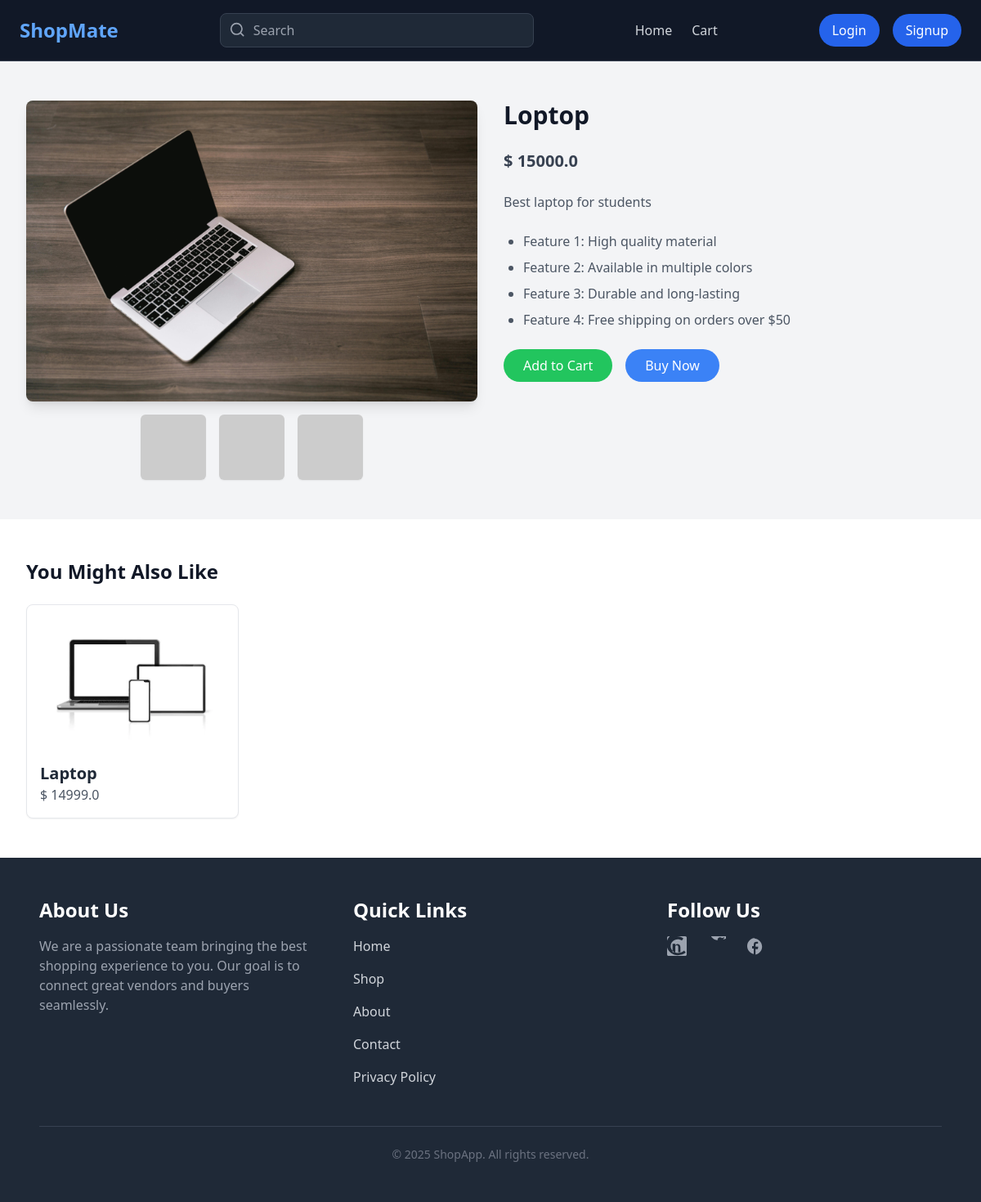
The app's page /product_detail/1, older data.
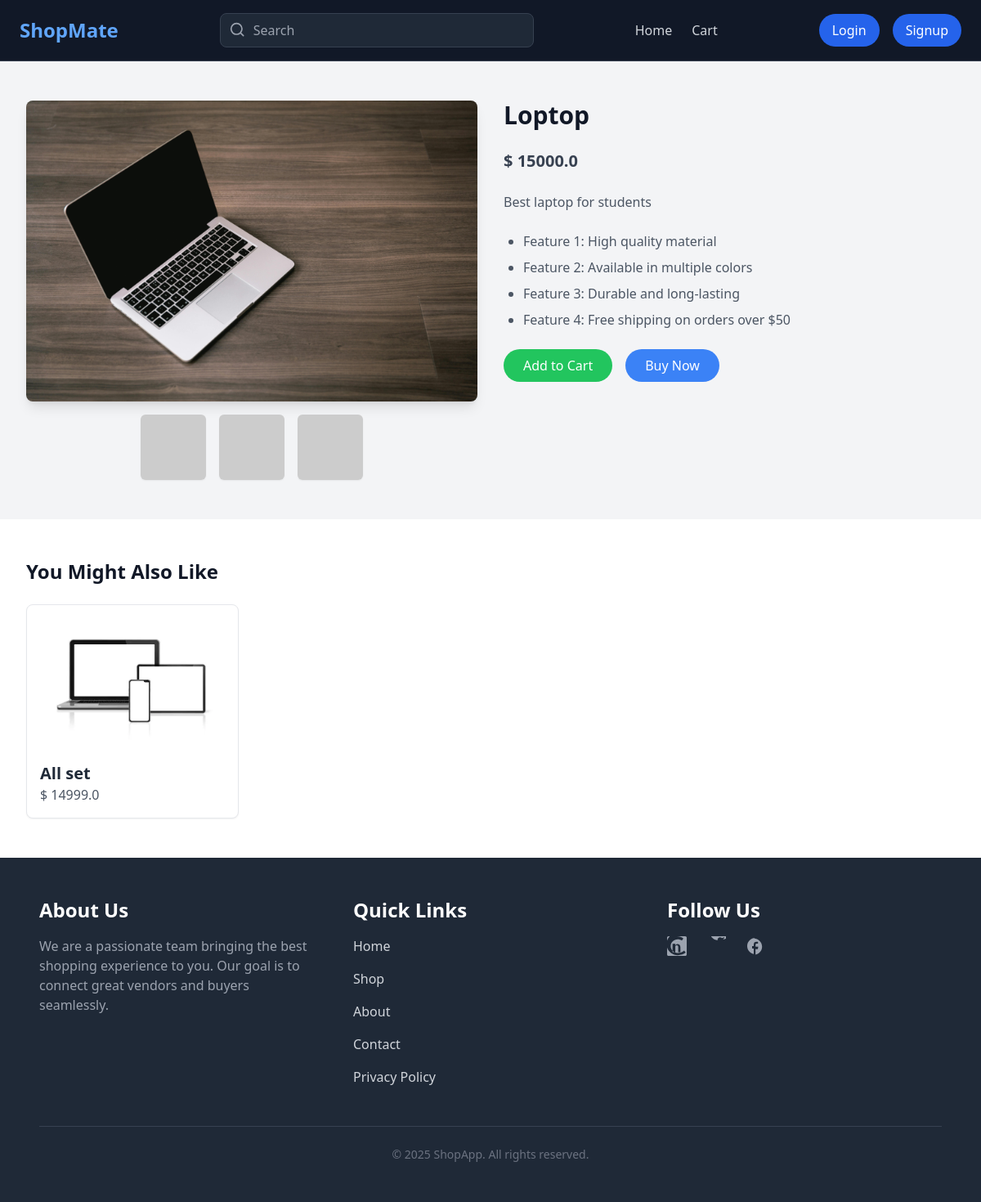
The same page, newer data.
### app/models.py (models this page shows, shortened)
class ProductModel(models.Model):
    product_image=models.ImageField(upload_to='product')
    category=models.ForeignKey(CategoryModel,on_delete=models.CASCADE)
    profile=models.ForeignKey(ProfileModel,on_delete=models.CASCADE,related_name='profile')
    name=models.CharField(max_length=50)
    description=models.TextField()
    price=models.FloatField()
    is_sold=models.BooleanField(default=False)
    created_at=models.DateField(auto_now_add=True)
    update_at=models.DateField(auto_now=True)

### app/views.py (the view)
# urls.py: path('product_detail/<int:pk>',views.ProductDetail.as_view(),name='product_detail'),
class ProductDetail(View,LoginRequiredMixin):
    def get(self,request,*args,**kwargs):
        try:
            pk=kwargs['pk']
            product=ProductModel.objects.get(id=pk)
        except product.DoesNotExist:
            raise Http404('product not found ')
            messages.error(request,'product id not present ')
            return redirect('home')
        related_product=ProductModel.objects.filter(category=product.category).exclude(id=product.id)
        return render(request,'home/product_detail.html',{'product':product,'related_product':related_product})

### app/templates/home/product_detail.html
{% extends 'base.html' %}
{% block content %}
<main class="bg-gray-100">
<div class="max-w-7xl mx-auto px-4 sm:px-6 lg:px-8 py-12">
    <div class="grid grid-cols-1 lg:grid-cols-2 gap-8">
        <div class="flex flex-col items-center">
            <img src="{{product.product_image.url}}" alt="Product Image" class="w-full h-auto rounded-lg shadow-lg mb-4">
            <div class="flex space-x-4">
                <img src="https://via.placeholder.com/100" alt="Thumbnail" class="w-20 h-20 object-cover rounded-md shadow-sm">
                <img src="https://via.placeholder.com/100" alt="Thumbnail" class="w-20 h-20 object-cover rounded-md shadow-sm">
                <img src="https://via.placeholder.com/100" alt="Thumbnail" class="w-20 h-20 object-cover rounded-md shadow-sm">
            </div>
        </div>
        <div class="space-y-6">
            <h1 class="text-3xl font-bold text-gray-900"> {{product.name}} </h1>
            <p class="text-xl font-semibold text-gray-700">$ {{product.price}} </p>
            <p class="text-base text-gray-600">
                {{product.description}}
            </p>
            <ul class="list-disc pl-6 text-gray-600 space-y-2">
                <li>Feature 1: High quality material</li>
                <li>Feature 2: Available in multiple colors</li>
                <li>Feature 3: Durable and long-lasting</li>
                <li>Feature 4: Free shipping on orders over $50</li>
            </ul>
            <div class="flex space-x-4">
                <a href="{% url 'cart' product.id %}" class="bg-green-500 text-white py-2 px-6 rounded-full hover:bg-green-400 transition">Add to Cart</a>
                <button class="bg-blue-500 text-white py-2 px-6 rounded-full hover:bg-blue-400 transition">Buy Now</button>
            </div>
        </div>
    </div>
</div>
<div class="bg-white py-12">
    <div class="max-w-7xl mx-auto px-4 sm:px-6 lg:px-8">
        <h2 class="text-2xl font-bold text-gray-900 mb-6">You Might Also Like</h2>
        <div class="grid grid-cols-1 sm:grid-cols-2 md:grid-cols-3 lg:grid-cols-4 gap-8">
            {% for product in related_product %}
            <div class="bg-white border border-gray-200 rounded-lg shadow-sm p-4">
                <img src="{{product.product_image.url}}" alt="Related Product" class="w-full h-40 object-cover rounded-md mb-4">
                <h3 class="text-xl font-semibold text-gray-800"> {{product.name}} </h3>
                <p class="text-gray-600">$ {{product.price}} </p>
            </div>
            {% endfor %}
        </div>
    </div>
</div>
</main>
{% endblock %}

### app/templates/base.html (shortened to what this page needs)
<!DOCTYPE html>
<html lang="en">
<head>
  <script src="https://cdn.tailwindcss.com"></script>
</head>
<body class="bg-gray-50 font-sans text-gray-900">
    <nav class="bg-gray-900 border-b border-gray-700">
        <div class="max-w-screen-xl mx-auto px-6 py-4 flex justify-between items-center">
          <div class="flex items-center space-x-4">
            <a href="#" class="text-2xl font-bold text-blue-400 hover:text-blue-300 transition">ShopMate</a>
          </div>
          <div class="relative w-1/3 md:w-1/2 lg:w-1/3">
            <input type="text" class="bg-gray-800 text-white border border-gray-700 rounded-lg py-2 pl-10 pr-4 w-full focus:outline-none focus:ring-2 focus:ring-blue-400" placeholder="Search">
            <svg class="absolute top-1/2 left-3 transform -translate-y-1/2 text-gray-400 w-5 h-5" fill="none" stroke="currentColor" viewBox="0 0 24 24" xmlns="http://www.w3.org/2000/svg">
              <path stroke-linecap="round" stroke-linejoin="round" stroke-width="2" d="M10 18a8 8 0 1 0 0-16 8 8 0 0 0 0 16zM20 20l-4-4"></path>
            </svg>
          </div>
          <div class="hidden md:flex space-x-6 items-center">
            <a href="{% url 'index' %}" class="text-gray-300 hover:text-white transition">Home</a>
            <a href="{% url 'view_cart' %}" class="text-gray-300 hover:text-white transition">Cart</a>
        </div>
          <div class="flex items-center space-x-4">
            {% if request.user.is_authenticated %}
            <a href={% url 'logout' %} class="bg-blue-600 hover:bg-blue-500 text-white px-4 py-2 rounded-full transition">Logout</a>
            <a href={% url 'profile_view' %} class="w-10 h-10 bg-gray-700 rounded-full flex items-center justify-center hover:bg-gray-600 transition">
                <svg class="text-white w-5 h-5" fill="currentColor" xmlns="http://www.w3.org/2000/svg" viewBox="0 0 20 20">
                  <path d="M10 10a3 3 0 100-6 3 3 0 000 6zm0 2a6 6 0 00-6 6v2h12v-2a6 6 0 00-6-6z"></path>
                </svg>
            </a>
            {% else %}
            <a href="{% url 'login' %}" class="bg-blue-600 hover:bg-blue-500 text-white px-4 py-2 rounded-full transition">Login</a>
            <a href="{% url 'signup' %}" class="bg-blue-600 hover:bg-blue-500 text-white px-4 py-2 rounded-full transition">Signup</a>
            {% endif %}
          </div>
        </div>
      </nav>
{% block content  %}
{% endblock %}
  <footer class="bg-gray-800 text-gray-300 py-12">
    <div class="max-w-screen-xl mx-auto px-6 md:px-12">
      <div class="grid grid-cols-1 md:grid-cols-3 gap-12">
        <div>
          <h3 class="text-2xl font-bold text-white mb-4">About Us</h3>
          <p class="text-gray-400">We are a passionate team bringing the best shopping experience to you. Our goal is to connect great vendors and buyers seamlessly.</p>
        </div>
        <div>
          <h3 class="text-2xl font-bold text-white mb-4">Quick Links</h3>
          <ul class="space-y-4">
            <li><a href="#" class="hover:text-blue-400 transition">Home</a></li>
            <li><a href="#" class="hover:text-blue-400 transition">Shop</a></li>
            <li><a href="#" class="hover:text-blue-400 transition">About</a></li>
            <li><a href="#" class="hover:text-blue-400 transition">Contact</a></li>
            <li><a href="#" class="hover:text-blue-400 transition">Privacy Policy</a></li>
          </ul>
        </div>
        <div>
          <h3 class="text-2xl font-bold text-white mb-4">Follow Us</h3>
          <div class="flex space-x-6">
            <a href="#" class="text-gray-400 hover:text-blue-400 transition">
            </a>
            <a href="#" class="text-gray-400 hover:text-blue-400 transition">
            </a>
            <a href="#" class="text-gray-400 hover:text-blue-400 transition">
              <svg xmlns="http://www.w3.org/2000/svg" fill="currentColor" viewBox="0 0 24 24" class="w-6 h-6">
                <path d="M12 2C6.5 2 2 6.5 2 12c0 4.8 3.5 8.9 8 9.8V15H8v-3h2v-2c0-2.1 1.2-3.3 3.1-3.3.9 0 1.9.1 2.1.1v2.2h-1.3c-1.3 0-1.7.6-1.7 1.7v2.1h3.3l-.5 3h-2.8v6.8c4.5-1 8-5 8-9.8 0-5.5-4.5-10-10-10z"/>
              </svg>
            </a>
          </div>
        </div>
      </div>
      <div class="mt-12 border-t border-gray-700 pt-6 text-center">
        <p class="text-sm text-gray-500">&copy; 2025 ShopApp. All rights reserved.</p>
      </div>
    </div>
  </footer>
</body>
</html>

Row changes from the older to the newer data that the page shows:
changed ProductModel: name "Laptop" → "All set"
